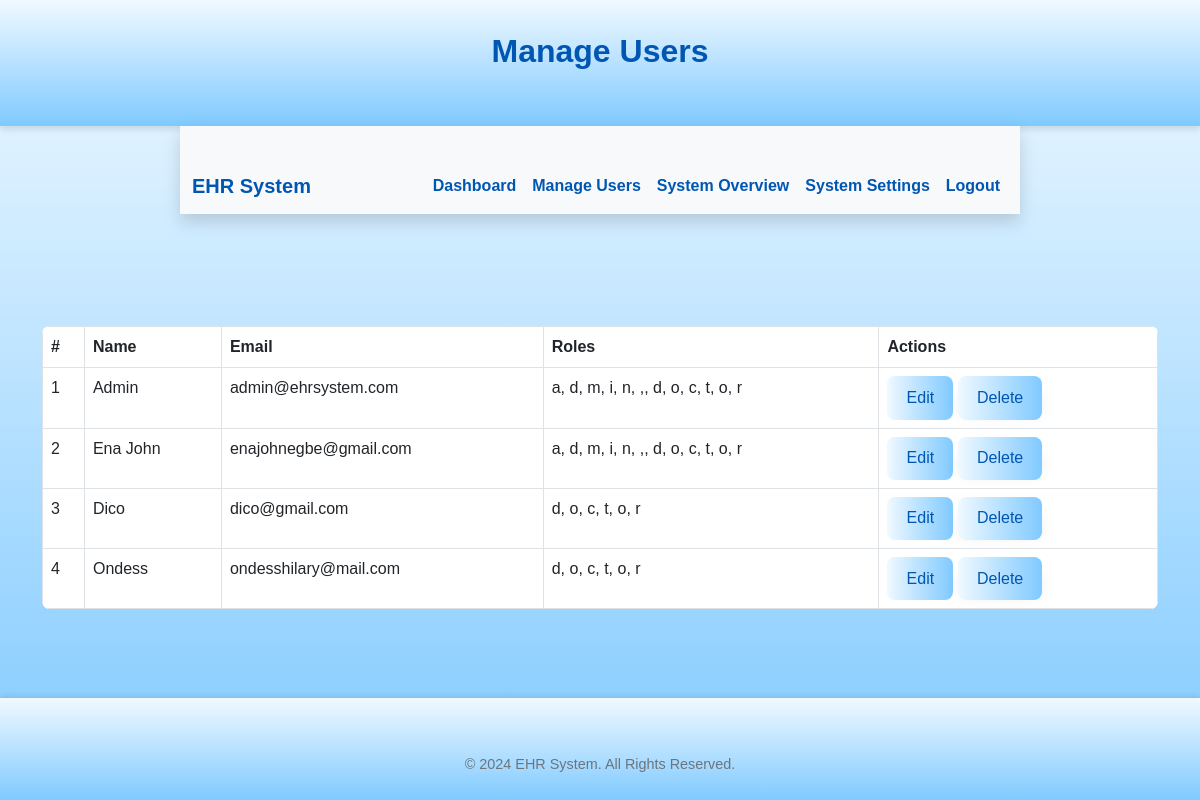
Page /admin/manage-users (signed in) on the committed database.
### tables this page shows
CREATE TABLE users (
    id INTEGER PRIMARY KEY AUTOINCREMENT,
    name TEXT NOT NULL,
    email TEXT NOT NULL UNIQUE,
    password TEXT NOT NULL,
    created_at TIMESTAMP DEFAULT CURRENT_TIMESTAMP
, roles TEXT);

### app.py (the view)
@app.route('/admin/manage-users')
def manage_users():
    if 'roles' in session and 'admin' in session['roles']:
        conn = get_db_connection()
        users = conn.execute('SELECT * FROM users').fetchall()
        conn.close()
        return render_template('admin/manage-users.html', users=users)
    flash('Access Denied: Admins Only', 'danger')
    return redirect(url_for('login'))

### app.py (called while the page is built)
def get_db_connection():
    conn = sqlite3.connect('database/ehr.db')
    conn.row_factory = sqlite3.Row
    return conn

@app.context_processor
def inject_roles():
    return {
        'current_roles': session.get('roles', []),
        'current_route': request.endpoint  # Pass the current route
    }

### templates/admin/manage-users.html (shortened to what this page needs)
<!DOCTYPE html>
<html lang="en">
<head>
    <link rel="stylesheet" href="https://cdn.jsdelivr.net/npm/bootstrap@5.3.0-alpha3/dist/css/bootstrap.min.css">
    <link rel="stylesheet" href="/static/css/style.css">
</head>
<body>
    <header>
        <h2>Manage Users</h2>
    </header>
    <nav class="navbar navbar-expand-lg navbar-light bg-light shadow">
        <div class="container">
            <a class="navbar-brand" href="/">EHR System</a>
            <div class="collapse navbar-collapse" id="navbarNav">
                <ul class="navbar-nav ms-auto">
                    <li class="nav-item"><a class="nav-link" href="/admin/dashboard">Dashboard</a></li>
                    <li class="nav-item"><a class="nav-link active" href="/admin/manage-users">Manage Users</a></li>
                    <li class="nav-item"><a class="nav-link" href="/admin/system-overview">System Overview</a></li>
                    <li class="nav-item"><a class="nav-link" href="/admin/system-settings">System Settings</a></li>
                    <li class="nav-item"><a class="nav-link" href="/logout">Logout</a></li>
                </ul>
            </div>
        </div>
    </nav>
    <div class="container py-5">
        <table class="table table-bordered table-hover">
            <thead class="bg-light text-primary">
                <tr>
                    <th>#</th>
                    <th>Name</th>
                    <th>Email</th>
                    <th>Roles</th>
                    <th>Actions</th>
                </tr>
            </thead>
            <tbody>
                {% for user in users %}
                <tr>
                    <td>{{ user.id }}</td>
                    <td>{{ user.name }}</td>
                    <td>{{ user.email }}</td>
                    <td>{{ user.roles|join(', ') }}</td>
                    <td>
                        <a href="/admin/edit-user/{{ user.id }}" class="btn btn-sm btn-warning">Edit</a>
                        <form action="/admin/delete-user/{{ user.id }}" method="POST" class="delete-form">
                            <button type="submit" class="btn btn-sm btn-danger" onclick="return confirm('Are you sure you want to delete this user?');">Delete</button>
                        </form>
                    </td>
                </tr>
                {% endfor %}
            </tbody>
        </table>
    </div>
    <footer class="bg-light py-4 mt-auto">
        <div class="container text-center">
            <p class="text-secondary mb-0">&copy; 2024 EHR System. All Rights Reserved.</p>
        </div>
    </footer>
</body>
</html>

### static/css/style.css (style rules this page uses)
html, body { height: 100%; margin: 0; padding: 0; display: flex; flex-direction: column; font-family: 'Arial', sans-serif; background: linear-gradient(to bottom, #f0f9ff, #80caff); color: #0056b3; }
header { background: linear-gradient(to bottom, #f0f9ff, #80caff); color: #0056b3; padding: 2rem; text-align: center; box-shadow: 0px 4px 6px rgba(0, 0, 0, 0.1); }
nav { background: #ffffff; box-shadow: 0 4px 6px rgba(0, 0, 0, 0.1); z-index: 1000; width: 70%; margin: 0 auto; }
.navbar-brand { font-weight: bold; color: #0056b3 !important; }
.nav-link { color: #0056b3 !important; font-weight: 600; transition: color 0.3s ease; }
footer { margin-top: auto; background: linear-gradient(to bottom, #f0f9ff, #80caff); color: #0056b3; text-align: center; padding: 1rem; font-size: 0.9rem; box-shadow: 0 -2px 6px rgba(0, 0, 0, 0.1); }
.container { flex: 1; margin-top: 2rem; }
h2 { color: #0056b3; font-weight: bold; margin-bottom: 1.5rem; }
.btn { background: linear-gradient(to right, #f0f9ff, #80caff); color: #0056b3; border: none; padding: 0.6rem 1.2rem; font-size: 1rem; font-weight: 300; border-radius: 8px; transition: background 0.3s, color 0.3s; }
form { max-width: 500px; margin: 2rem auto; padding: 2rem; background: #ffffff; border-radius: 12px; box-shadow: 0 8px 16px rgba(0, 0, 0, 0.1); }
table { width: 100%; border-collapse: collapse; margin: 2rem 0; background: #ffffff; border-radius: 8px; overflow: hidden; }
th, td { padding: 1rem; text-align: left; border-bottom: 1px solid #e0e0e0; }
th { background: #f0f9ff; color: #0056b3; font-weight: bold; }
td { color: #333; }
.delete-form { background: transparent; border: none; padding: 0; margin: 0; display: inline; }

### rows in the picture
users: id "1", name "Admin", email "admin@ehrsystem.com", roles "a, d, m, i, n, ,, d, o, c, t, o, r"
users: id "2", name "Ena John", email "enajohnegbe@gmail.com", roles "a, d, m, i, n, ,, d, o, c, t, o, r"
users: id "3", name "Dico", email "dico@gmail.com", roles "d, o, c, t, o, r"
users: id "4", name "Ondess", email "ondesshilary@mail.com", roles "d, o, c, t, o, r"
